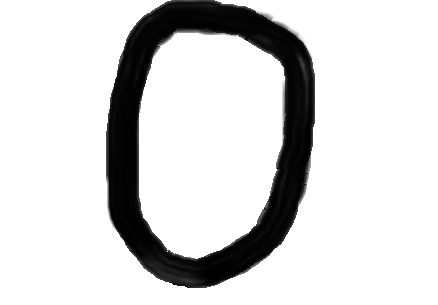
#> input picture main/infer_test_0.png, 438 x 305 px
$ python -i image_preprocess.py   (imports and definitions only)
#> lines starting #> are read from the running program, lines starting #| are printed output that depends on the picture; after the words box and inside, x2 and y2 are one past the last pixel; in counts of white or black regions, pixels touching at a corner belong together
# utils/image_preprocess.py
import cv2
import numpy as np

def preprocess_digit_image(image_path: str) -> np.ndarray:
    """
    모든 숫자 이미지 전처리를 위한 통합 함수.
    custom_3, mnist 모두 이 함수 하나만 사용하도록 통일 가능.
    """
#> called with image_path = '../infer_test_0.png'
    img = cv2.imread(image_path, cv2.IMREAD_COLOR)
#> img is the input picture: shape (305, 438, 3); min 0, max 255, mean 214.6
    if img is None:
        raise ValueError(f"Unable to open image: {image_path}")

    gray = cv2.cvtColor(img, cv2.COLOR_BGR2GRAY)
    blurred = cv2.GaussianBlur(gray, (3,3), 0)

    # OTSU + 필요 시 반전
    _, binary = cv2.threshold(blurred, 0, 255, cv2.THRESH_BINARY + cv2.THRESH_OTSU)
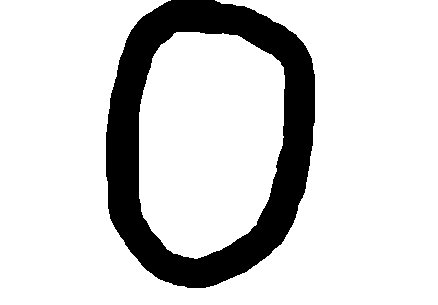
#> binary: shape (305, 438); 83.5% white; 1 black region, box (x1, y1, x2, y2) and area: (106, 0, 315, 288) 22108
    if np.mean(binary) > 127:
        binary = 255 - binary

    # crop
    coords = cv2.findNonZero(binary)
#> coords = contour of 22108 points, box (x1, y1, x2, y2) (106, 0, 315, 288), area 5404
    if coords is None:
        cropped = binary
    else:
        x, y, w, h = cv2.boundingRect(coords)
#> x = 106; y = 0; w = 209; h = 288
        cropped = binary[y:y+h, x:x+w]
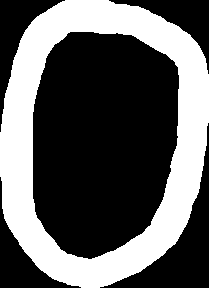
#> cropped: shape (288, 209); 36.7% white; 1 white region, box (x1, y1, x2, y2) and area: (0, 0, 209, 288) 22108

    # 긴 변 기준 20px resize
    target = 20
    h2, w2 = cropped.shape[:2]
#> h2 = 288; w2 = 209
    if h2 == 0 or w2 == 0:
        resized = np.zeros((20,20), dtype=np.uint8)
    else:
        if w2 > h2:
            new_w, new_h = target, max(1, int(h2 * target / w2))
        else:
            new_h, new_w = target, max(1, int(w2 * target / h2))
#> new_h = 20; new_w = 14
        resized = cv2.resize(cropped, (new_w, new_h), interpolation=cv2.INTER_AREA)

    # 28×28 중앙 배치
    canvas = np.zeros((28,28), dtype=np.uint8)
    yo = (28 - resized.shape[0]) // 2
#> yo = 4
    xo = (28 - resized.shape[1]) // 2
#> xo = 7
    canvas[yo:yo+resized.shape[0], xo:xo+resized.shape[1]] = resized
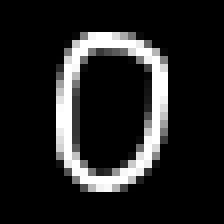
#> canvas: shape (28, 28) (shown 8 times larger); min 0, max 255, mean 33.5

    return (canvas.astype(np.float32) / 255.0).reshape(-1)

>>> result = preprocess_digit_image('../infer_test_0.png')
#> result = 784 values, max 1 at index 124, min 0 at index 0, mean 0.131

$ run again, on main/infer_test_1.png
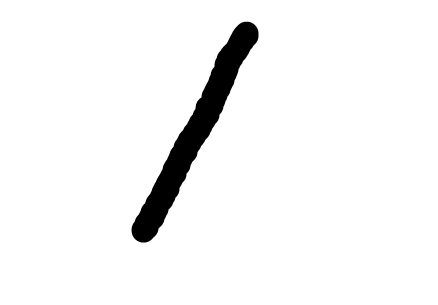
#> input picture main/infer_test_1.png, 438 x 305 px
#> in preprocess_digit_image, img is the input picture: shape (305, 438, 3); min 0, max 255, mean 243.6
#> in preprocess_digit_image, `_, binary = cv2.threshold(blurred, 0, 255, cv2.THRESH_BINARY + cv2.THR..`:
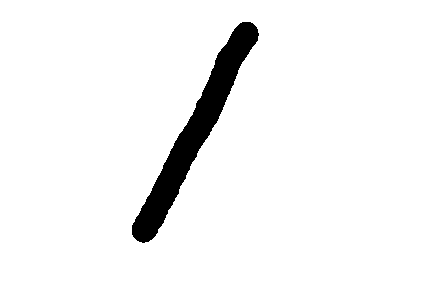
#> binary: shape (305, 438); 95.5% white; 1 black region, box (x1, y1, x2, y2) and area: (132, 22, 259, 243) 6011
#> coords = contour of 6011 points, box (x1, y1, x2, y2) (132, 22, 259, 243), area 324
#> x = 132; y = 22; w = 127; h = 221
#> cropped: shape (221, 127); 21.4% white; 1 white region, box (x1, y1, x2, y2) and area: (0, 0, 127, 221) 6011
#> in preprocess_digit_image, `canvas[yo:yo+resized.shape[0], xo:xo+resized.shape[1]] = resized`:
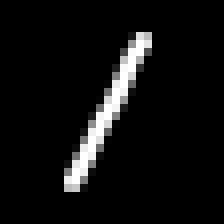
#> canvas: shape (28, 28) (shown 8 times larger); min 0, max 255, mean 15.3
#> result = 784 values, max 1 at index 157, min 0 at index 0, mean 0.0601

$ run again, on main/infer_test_5.png
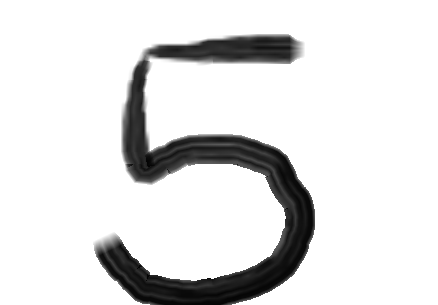
#> input picture main/infer_test_5.png, 438 x 305 px
#> in preprocess_digit_image, img is the input picture: shape (305, 438, 3); min 2, max 255, mean 225
#> in preprocess_digit_image, `_, binary = cv2.threshold(blurred, 0, 255, cv2.THRESH_BINARY + cv2.THR..`:
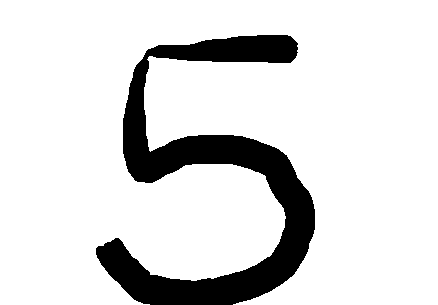
#> binary: shape (305, 438); 86.2% white; 1 black region, box (x1, y1, x2, y2) and area: (96, 35, 315, 305) 18458
#> coords = contour of 18458 points, box (x1, y1, x2, y2) (96, 35, 315, 305), area 10242
#> x = 96; y = 35; w = 219; h = 270
#> cropped: shape (270, 219); 31.2% white; 1 white region, box (x1, y1, x2, y2) and area: (0, 0, 219, 270) 18458
#> in preprocess_digit_image, `canvas[yo:yo+resized.shape[0], xo:xo+resized.shape[1]] = resized`:
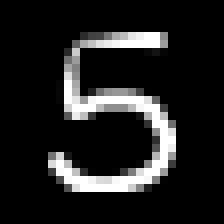
#> canvas: shape (28, 28) (shown 8 times larger); min 0, max 255, mean 32.5
#> result = 784 values, max 1 at index 130, min 0 at index 0, mean 0.127
